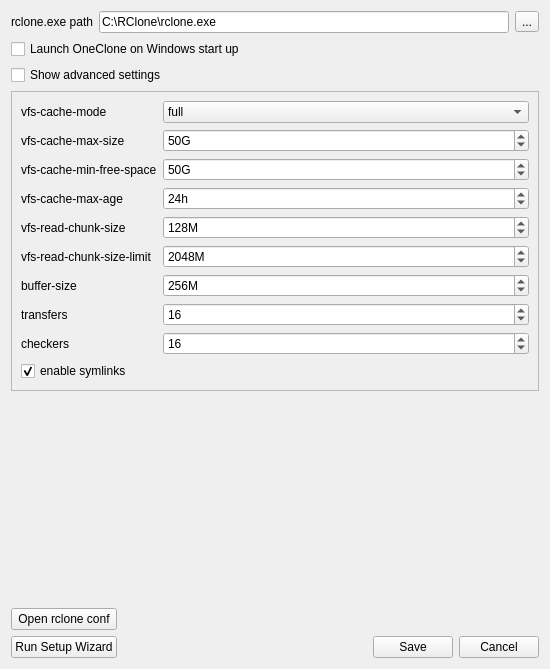
<?xml version="1.0" encoding="UTF-8"?>
<ui version="4.0">
 <class>SettingsTabController</class>
 <widget class="QWidget" name="SettingsTabController">
  <property name="geometry">
   <rect>
    <x>0</x>
    <y>0</y>
    <width>550</width>
    <height>669</height>
   </rect>
  </property>
  <layout class="QVBoxLayout" name="verticalLayout_4">
   <item>
    <layout class="QHBoxLayout" name="rcloneLayout">
     <item>
      <widget class="QLabel" name="rcloneLabel">
       <property name="text">
        <string>rclone.exe path</string>
       </property>
      </widget>
     </item>
     <item>
      <widget class="QLineEdit" name="rclone">
       <property name="toolTip">
        <string>Path to the rclone executable</string>
       </property>
       <property name="text">
        <string>C:\RClone\rclone.exe</string>
       </property>
      </widget>
     </item>
     <item>
      <widget class="QToolButton" name="rcloneButton">
       <property name="text">
        <string>...</string>
       </property>
      </widget>
     </item>
    </layout>
   </item>
   <item>
    <widget class="QCheckBox" name="autostart">
     <property name="toolTip">
      <string>Make OneClone start automatically with your pc.</string>
     </property>
     <property name="text">
      <string>Launch OneClone on Windows start up</string>
     </property>
    </widget>
   </item>
   <item>
    <widget class="QCheckBox" name="advanced">
     <property name="toolTip">
      <string>Show advanced RClone's settings.</string>
     </property>
     <property name="text">
      <string>Show advanced settings</string>
     </property>
    </widget>
   </item>
   <item>
    <widget class="QScrollArea" name="advancedScrollarea">
     <property name="widgetResizable">
      <bool>true</bool>
     </property>
     <widget class="QWidget" name="advancedLayout">
      <property name="geometry">
       <rect>
        <x>0</x>
        <y>0</y>
        <width>530</width>
        <height>333</height>
       </rect>
      </property>
      <layout class="QFormLayout" name="formLayout_2">
       <item row="0" column="0">
        <widget class="QLabel" name="cacheModeLabel">
         <property name="text">
          <string>vfs-cache-mode</string>
         </property>
        </widget>
       </item>
       <item row="2" column="1">
        <widget class="QSpinBox" name="cacheMaxSize">
         <property name="suffix">
          <string>G</string>
         </property>
         <property name="maximum">
          <number>999999</number>
         </property>
         <property name="value">
          <number>50</number>
         </property>
        </widget>
       </item>
       <item row="2" column="0">
        <widget class="QLabel" name="cacheMaxSizeLabel">
         <property name="text">
          <string>vfs-cache-max-size</string>
         </property>
        </widget>
       </item>
       <item row="10" column="0">
        <widget class="QCheckBox" name="symlinks">
         <property name="text">
          <string>enable symlinks</string>
         </property>
         <property name="checked">
          <bool>true</bool>
         </property>
        </widget>
       </item>
       <item row="9" column="0">
        <widget class="QLabel" name="checkersLabel">
         <property name="text">
          <string>checkers</string>
         </property>
        </widget>
       </item>
       <item row="9" column="1">
        <widget class="QSpinBox" name="checkers">
         <property name="value">
          <number>16</number>
         </property>
        </widget>
       </item>
       <item row="8" column="0">
        <widget class="QLabel" name="transfersLabel">
         <property name="text">
          <string>transfers</string>
         </property>
        </widget>
       </item>
       <item row="8" column="1">
        <widget class="QSpinBox" name="transfers">
         <property name="value">
          <number>16</number>
         </property>
        </widget>
       </item>
       <item row="7" column="0">
        <widget class="QLabel" name="bufferSizeLabel">
         <property name="text">
          <string>buffer-size</string>
         </property>
        </widget>
       </item>
       <item row="7" column="1">
        <widget class="QSpinBox" name="bufferSize">
         <property name="suffix">
          <string>M</string>
         </property>
         <property name="maximum">
          <number>999999</number>
         </property>
         <property name="value">
          <number>256</number>
         </property>
        </widget>
       </item>
       <item row="6" column="0">
        <widget class="QLabel" name="readChunkSizeLimitLabel">
         <property name="text">
          <string>vfs-read-chunk-size-limit</string>
         </property>
        </widget>
       </item>
       <item row="6" column="1">
        <widget class="QSpinBox" name="readChunkSizeLimit">
         <property name="suffix">
          <string>M</string>
         </property>
         <property name="maximum">
          <number>999999</number>
         </property>
         <property name="value">
          <number>2048</number>
         </property>
        </widget>
       </item>
       <item row="5" column="0">
        <widget class="QLabel" name="readChunkSizeLabel">
         <property name="text">
          <string>vfs-read-chunk-size</string>
         </property>
        </widget>
       </item>
       <item row="5" column="1">
        <widget class="QSpinBox" name="readChunkSize">
         <property name="suffix">
          <string>M</string>
         </property>
         <property name="maximum">
          <number>999999</number>
         </property>
         <property name="value">
          <number>128</number>
         </property>
        </widget>
       </item>
       <item row="4" column="0">
        <widget class="QLabel" name="cacheMaxAgeLabel">
         <property name="text">
          <string>vfs-cache-max-age</string>
         </property>
        </widget>
       </item>
       <item row="4" column="1">
        <widget class="QSpinBox" name="cacheMaxAge">
         <property name="suffix">
          <string>h</string>
         </property>
         <property name="maximum">
          <number>240</number>
         </property>
         <property name="value">
          <number>24</number>
         </property>
        </widget>
       </item>
       <item row="3" column="0">
        <widget class="QLabel" name="cacheMinFreeSpaceLabel">
         <property name="text">
          <string>vfs-cache-min-free-space</string>
         </property>
        </widget>
       </item>
       <item row="3" column="1">
        <widget class="QSpinBox" name="cacheMinFreeSpace">
         <property name="suffix">
          <string>G</string>
         </property>
         <property name="maximum">
          <number>999999</number>
         </property>
         <property name="value">
          <number>50</number>
         </property>
        </widget>
       </item>
       <item row="0" column="1">
        <widget class="QComboBox" name="cacheMode">
         <property name="currentIndex">
          <number>3</number>
         </property>
         <item>
          <property name="text">
           <string>off</string>
          </property>
         </item>
         <item>
          <property name="text">
           <string>minimal</string>
          </property>
         </item>
         <item>
          <property name="text">
           <string>writes</string>
          </property>
         </item>
         <item>
          <property name="text">
           <string>full</string>
          </property>
         </item>
        </widget>
       </item>
      </layout>
     </widget>
    </widget>
   </item>
   <item>
    <spacer name="spacer">
     <property name="orientation">
      <enum>Qt::Orientation::Vertical</enum>
     </property>
     <property name="sizeHint" stdset="0">
      <size>
       <width>17</width>
       <height>37</height>
      </size>
     </property>
    </spacer>
   </item>
   <item>
    <layout class="QGridLayout" name="navLayout">
     <item row="1" column="1">
      <spacer name="navSpacer">
       <property name="orientation">
        <enum>Qt::Orientation::Horizontal</enum>
       </property>
       <property name="sizeHint" stdset="0">
        <size>
         <width>40</width>
         <height>20</height>
        </size>
       </property>
      </spacer>
     </item>
     <item row="1" column="2">
      <widget class="QLabelInstantTooltip" name="unsaved">
       <property name="maximumSize">
        <size>
         <width>20</width>
         <height>20</height>
        </size>
       </property>
       <property name="toolTip">
        <string>&lt;html&gt;&lt;head/&gt;&lt;body&gt;&lt;p&gt;There are unsaved changes. Remember to save!&lt;/p&gt;&lt;p&gt;Note: currently active jobs will keep old settings until stopped and restarted.&lt;/p&gt;&lt;/body&gt;&lt;/html&gt;</string>
       </property>
       <property name="text">
        <string/>
       </property>
       <property name="pixmap">
        <pixmap resource="../../../resources/resources.qrc">:/icons/message.svg</pixmap>
       </property>
       <property name="scaledContents">
        <bool>true</bool>
       </property>
      </widget>
     </item>
     <item row="0" column="0">
      <widget class="QPushButton" name="openRcloneConf">
       <property name="enabled">
        <bool>true</bool>
       </property>
       <property name="toolTip">
        <string>Run &quot;rclone config&quot; command to let you set up rclone.</string>
       </property>
       <property name="text">
        <string>Open rclone conf</string>
       </property>
       <property name="icon">
        <iconset resource="../../../resources/resources.qrc">
         <normaloff>:/icons/open.svg</normaloff>:/icons/open.svg</iconset>
       </property>
      </widget>
     </item>
     <item row="1" column="0">
      <widget class="QPushButton" name="openWizard">
       <property name="toolTip">
        <string>Start OneClone's setup wizard.</string>
       </property>
       <property name="text">
        <string>Run Setup Wizard</string>
       </property>
       <property name="icon">
        <iconset resource="../../../resources/resources.qrc">
         <normaloff>:/icons/open.svg</normaloff>:/icons/open.svg</iconset>
       </property>
      </widget>
     </item>
     <item row="1" column="3">
      <widget class="QPushButton" name="save">
       <property name="minimumSize">
        <size>
         <width>0</width>
         <height>0</height>
        </size>
       </property>
       <property name="toolTip">
        <string>Save these settings.</string>
       </property>
       <property name="text">
        <string>Save</string>
       </property>
       <property name="flat">
        <bool>false</bool>
       </property>
      </widget>
     </item>
     <item row="1" column="4">
      <widget class="QPushButton" name="cancel">
       <property name="text">
        <string>Cancel</string>
       </property>
      </widget>
     </item>
    </layout>
   </item>
  </layout>
 </widget>
 <customwidgets>
  <customwidget>
   <class>QLabelInstantTooltip</class>
   <extends>QLabel</extends>
   <header>src/ui/widgets/QLabelInstantTooltip.h</header>
  </customwidget>
 </customwidgets>
 <tabstops>
  <tabstop>rclone</tabstop>
  <tabstop>rcloneButton</tabstop>
  <tabstop>autostart</tabstop>
  <tabstop>advanced</tabstop>
  <tabstop>advancedScrollarea</tabstop>
  <tabstop>cacheMode</tabstop>
  <tabstop>cacheMaxSize</tabstop>
  <tabstop>cacheMinFreeSpace</tabstop>
  <tabstop>cacheMaxAge</tabstop>
  <tabstop>readChunkSize</tabstop>
  <tabstop>readChunkSizeLimit</tabstop>
  <tabstop>bufferSize</tabstop>
  <tabstop>transfers</tabstop>
  <tabstop>checkers</tabstop>
  <tabstop>symlinks</tabstop>
  <tabstop>save</tabstop>
  <tabstop>openRcloneConf</tabstop>
  <tabstop>openWizard</tabstop>
 </tabstops>
 <resources>
  <include location="../../../resources/resources.qrc"/>
 </resources>
 <connections/>
</ui>
